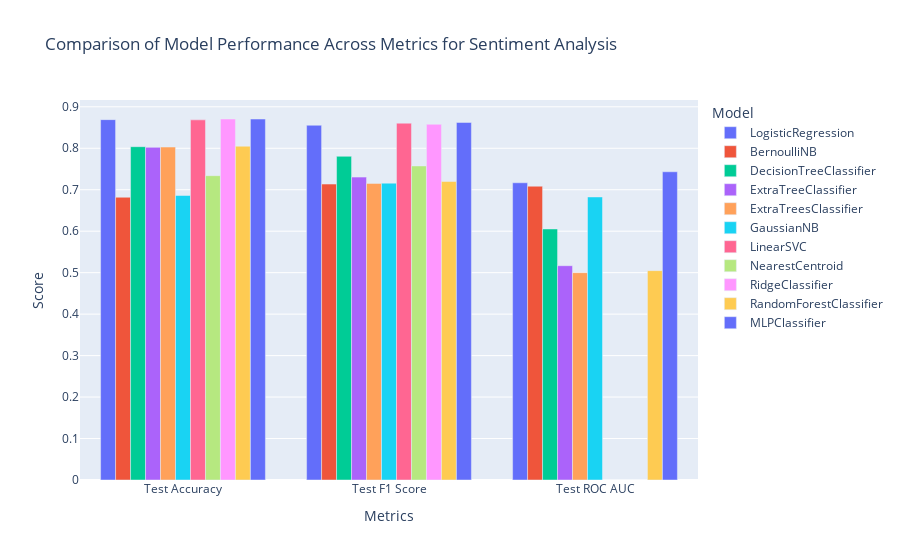

The notebook cell saved with this chart:
### Code cell
# Reset index so "Model" becomes a column
comparison_melted_sent = comparison_df_sent.reset_index().melt(id_vars="Model", var_name="Metric", value_name="Score")

# Create an interactive 3D bar chart
fig = px.bar(comparison_melted_sent, 
             x="Metric", 
             y="Score", 
             color="Model", 
             barmode="group",
             title="Comparison of Model Performance Across Metrics for Sentiment Analysis")

fig.update_layout(xaxis_title="Metrics", 
                  yaxis_title="Score", 
                  legend_title="Model",
                  hovermode="x unified")

fig.show()

### Figure 1 — Plotly figure (JSON) as saved in the notebook; plotly's stock layout.template omitted (floating-point values rounded to 4 significant figures)
{"data": [{"alignmentgroup": "True", "hovertemplate": "Model=LogisticRegression<br>Metric=%{x}<br>Score=%{y}<extra></extra>", "legendgroup": "LogisticRegression", "marker": {"color": "#636efa", "pattern": {"shape": ""}}, "name": "LogisticRegression", "offsetgroup": "LogisticRegression", "orientation": "v", "showlegend": true, "textposition": "auto", "type": "bar", "x": ["Test Accuracy", "Test F1 Score", "Test ROC AUC"], "xaxis": "x", "y": [0.869, 0.8555, 0.7168], "yaxis": "y"}, {"alignmentgroup": "True", "hovertemplate": "Model=BernoulliNB<br>Metric=%{x}<br>Score=%{y}<extra></extra>", "legendgroup": "BernoulliNB", "marker": {"color": "#EF553B", "pattern": {"shape": ""}}, "name": "BernoulliNB", "offsetgroup": "BernoulliNB", "orientation": "v", "showlegend": true, "textposition": "auto", "type": "bar", "x": ["Test Accuracy", "Test F1 Score", "Test ROC AUC"], "xaxis": "x", "y": [0.6819, 0.7136, 0.7085], "yaxis": "y"}, {"alignmentgroup": "True", "hovertemplate": "Model=DecisionTreeClassifier<br>Metric=%{x}<br>Score=%{y}<extra></extra>", "legendgroup": "DecisionTreeClassifier", "marker": {"color": "#00cc96", "pattern": {"shape": ""}}, "name": "DecisionTreeClassifier", "offsetgroup": "DecisionTreeClassifier", "orientation": "v", "showlegend": true, "textposition": "auto", "type": "bar", "x": ["Test Accuracy", "Test F1 Score", "Test ROC AUC"], "xaxis": "x", "y": [0.8038, 0.7806, 0.6054], "yaxis": "y"}, {"alignmentgroup": "True", "hovertemplate": "Model=ExtraTreeClassifier<br>Metric=%{x}<br>Score=%{y}<extra></extra>", "legendgroup": "ExtraTreeClassifier", "marker": {"color": "#ab63fa", "pattern": {"shape": ""}}, "name": "ExtraTreeClassifier", "offsetgroup": "ExtraTreeClassifier", "orientation": "v", "showlegend": true, "textposition": "auto", "type": "bar", "x": ["Test Accuracy", "Test F1 Score", "Test ROC AUC"], "xaxis": "x", "y": [0.8022, 0.7304, 0.5168], "yaxis": "y"}, {"alignmentgroup": "True", "hovertemplate": "Model=ExtraTreesClassifier<br>Metric=%{x}<br>Score=%{y}<extra></extra>", "legendgroup": "ExtraTreesClassifier", "marker": {"color": "#FFA15A", "pattern": {"shape": ""}}, "name": "ExtraTreesClassifier", "offsetgroup": "ExtraTreesClassifier", "orientation": "v", "showlegend": true, "textposition": "auto", "type": "bar", "x": ["Test Accuracy", "Test F1 Score", "Test ROC AUC"], "xaxis": "x", "y": [0.803, 0.7152, 0.5], "yaxis": "y"}, {"alignmentgroup": "True", "hovertemplate": "Model=GaussianNB<br>Metric=%{x}<br>Score=%{y}<extra></extra>", "legendgroup": "GaussianNB", "marker": {"color": "#19d3f3", "pattern": {"shape": ""}}, "name": "GaussianNB", "offsetgroup": "GaussianNB", "orientation": "v", "showlegend": true, "textposition": "auto", "type": "bar", "x": ["Test Accuracy", "Test F1 Score", "Test ROC AUC"], "xaxis": "x", "y": [0.6861, 0.7159, 0.6826], "yaxis": "y"}, {"alignmentgroup": "True", "hovertemplate": "Model=LinearSVC<br>Metric=%{x}<br>Score=%{y}<extra></extra>", "legendgroup": "LinearSVC", "marker": {"color": "#FF6692", "pattern": {"shape": ""}}, "name": "LinearSVC", "offsetgroup": "LinearSVC", "orientation": "v", "showlegend": true, "textposition": "auto", "type": "bar", "x": ["Test Accuracy", "Test F1 Score", "Test ROC AUC"], "xaxis": "x", "y": [0.8685, 0.8605, 0.0], "yaxis": "y"}, {"alignmentgroup": "True", "hovertemplate": "Model=NearestCentroid<br>Metric=%{x}<br>Score=%{y}<extra></extra>", "legendgroup": "NearestCentroid", "marker": {"color": "#B6E880", "pattern": {"shape": ""}}, "name": "NearestCentroid", "offsetgroup": "NearestCentroid", "orientation": "v", "showlegend": true, "textposition": "auto", "type": "bar", "x": ["Test Accuracy", "Test F1 Score", "Test ROC AUC"], "xaxis": "x", "y": [0.7339, 0.7574, 0.0], "yaxis": "y"}, {"alignmentgroup": "True", "hovertemplate": "Model=RidgeClassifier<br>Metric=%{x}<br>Score=%{y}<extra></extra>", "legendgroup": "RidgeClassifier", "marker": {"color": "#FF97FF", "pattern": {"shape": ""}}, "name": "RidgeClassifier", "offsetgroup": "RidgeClassifier", "orientation": "v", "showlegend": true, "textposition": "auto", "type": "bar", "x": ["Test Accuracy", "Test F1 Score", "Test ROC AUC"], "xaxis": "x", "y": [0.8706, 0.8579, 0.0], "yaxis": "y"}, {"alignmentgroup": "True", "hovertemplate": "Model=RandomForestClassifier<br>Metric=%{x}<br>Score=%{y}<extra></extra>", "legendgroup": "RandomForestClassifier", "marker": {"color": "#FECB52", "pattern": {"shape": ""}}, "name": "RandomForestClassifier", "offsetgroup": "RandomForestClassifier", "orientation": "v", "showlegend": true, "textposition": "auto", "type": "bar", "x": ["Test Accuracy", "Test F1 Score", "Test ROC AUC"], "xaxis": "x", "y": [0.8049, 0.7198, 0.5049], "yaxis": "y"}, {"alignmentgroup": "True", "hovertemplate": "Model=MLPClassifier<br>Metric=%{x}<br>Score=%{y}<extra></extra>", "legendgroup": "MLPClassifier", "marker": {"color": "#636efa", "pattern": {"shape": ""}}, "name": "MLPClassifier", "offsetgroup": "MLPClassifier", "orientation": "v", "showlegend": true, "textposition": "auto", "type": "bar", "x": ["Test Accuracy", "Test F1 Score", "Test ROC AUC"], "xaxis": "x", "y": [0.8705, 0.8623, 0.7433], "yaxis": "y"}], "layout": {"barmode": "group", "hovermode": "x unified", "legend": {"title": {"text": "Model"}, "tracegroupgap": 0}, "title": {"text": "Comparison of Model Performance Across Metrics for Sentiment Analysis"}, "xaxis": {"anchor": "y", "domain": [0, 1], "title": {"text": "Metrics"}}, "yaxis": {"anchor": "x", "domain": [0, 1], "title": {"text": "Score"}}}}
